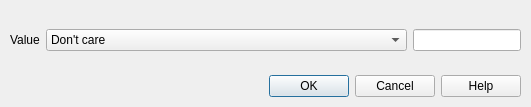
<?xml version="1.0" encoding="UTF-8"?>
<ui version="4.0">
 <class>CDlgSelectMeasurementValue</class>
 <widget class="QDialog" name="CDlgSelectMeasurementValue">
  <property name="geometry">
   <rect>
    <x>0</x>
    <y>0</y>
    <width>531</width>
    <height>107</height>
   </rect>
  </property>
  <property name="windowTitle">
   <string>Select measurement value</string>
  </property>
  <widget class="QDialogButtonBox" name="buttonBox">
   <property name="geometry">
    <rect>
     <x>10</x>
     <y>70</y>
     <width>511</width>
     <height>32</height>
    </rect>
   </property>
   <property name="orientation">
    <enum>Qt::Horizontal</enum>
   </property>
   <property name="standardButtons">
    <set>QDialogButtonBox::Cancel|QDialogButtonBox::Help|QDialogButtonBox::Ok</set>
   </property>
  </widget>
  <widget class="QWidget" name="gridLayoutWidget">
   <property name="geometry">
    <rect>
     <x>10</x>
     <y>20</y>
     <width>511</width>
     <height>41</height>
    </rect>
   </property>
   <layout class="QGridLayout" name="gridLayout">
    <item row="0" column="0">
     <widget class="QLabel" name="label">
      <property name="sizePolicy">
       <sizepolicy hsizetype="Fixed" vsizetype="Preferred">
        <horstretch>0</horstretch>
        <verstretch>0</verstretch>
       </sizepolicy>
      </property>
      <property name="text">
       <string>Value</string>
      </property>
      <property name="buddy">
       <cstring>comboCompareValue</cstring>
      </property>
     </widget>
    </item>
    <item row="0" column="1">
     <widget class="QComboBox" name="comboCompareValue">
      <item>
       <property name="text">
        <string>Don't care</string>
       </property>
      </item>
      <item>
       <property name="text">
        <string>Equal to</string>
       </property>
      </item>
      <item>
       <property name="text">
        <string>Not qual to</string>
       </property>
      </item>
      <item>
       <property name="text">
        <string>Less than</string>
       </property>
      </item>
      <item>
       <property name="text">
        <string>Less than or equal to</string>
       </property>
      </item>
      <item>
       <property name="text">
        <string>Greater than</string>
       </property>
      </item>
      <item>
       <property name="text">
        <string>Greater than or equal to</string>
       </property>
      </item>
     </widget>
    </item>
    <item row="0" column="2">
     <widget class="QLineEdit" name="editValue">
      <property name="sizePolicy">
       <sizepolicy hsizetype="Fixed" vsizetype="Fixed">
        <horstretch>0</horstretch>
        <verstretch>0</verstretch>
       </sizepolicy>
      </property>
     </widget>
    </item>
   </layout>
  </widget>
 </widget>
 <resources/>
 <connections>
  <connection>
   <sender>buttonBox</sender>
   <signal>accepted()</signal>
   <receiver>CDlgSelectMeasurementValue</receiver>
   <slot>accept()</slot>
   <hints>
    <hint type="sourcelabel">
     <x>248</x>
     <y>254</y>
    </hint>
    <hint type="destinationlabel">
     <x>157</x>
     <y>274</y>
    </hint>
   </hints>
  </connection>
  <connection>
   <sender>buttonBox</sender>
   <signal>rejected()</signal>
   <receiver>CDlgSelectMeasurementValue</receiver>
   <slot>reject()</slot>
   <hints>
    <hint type="sourcelabel">
     <x>316</x>
     <y>260</y>
    </hint>
    <hint type="destinationlabel">
     <x>286</x>
     <y>274</y>
    </hint>
   </hints>
  </connection>
 </connections>
</ui>
